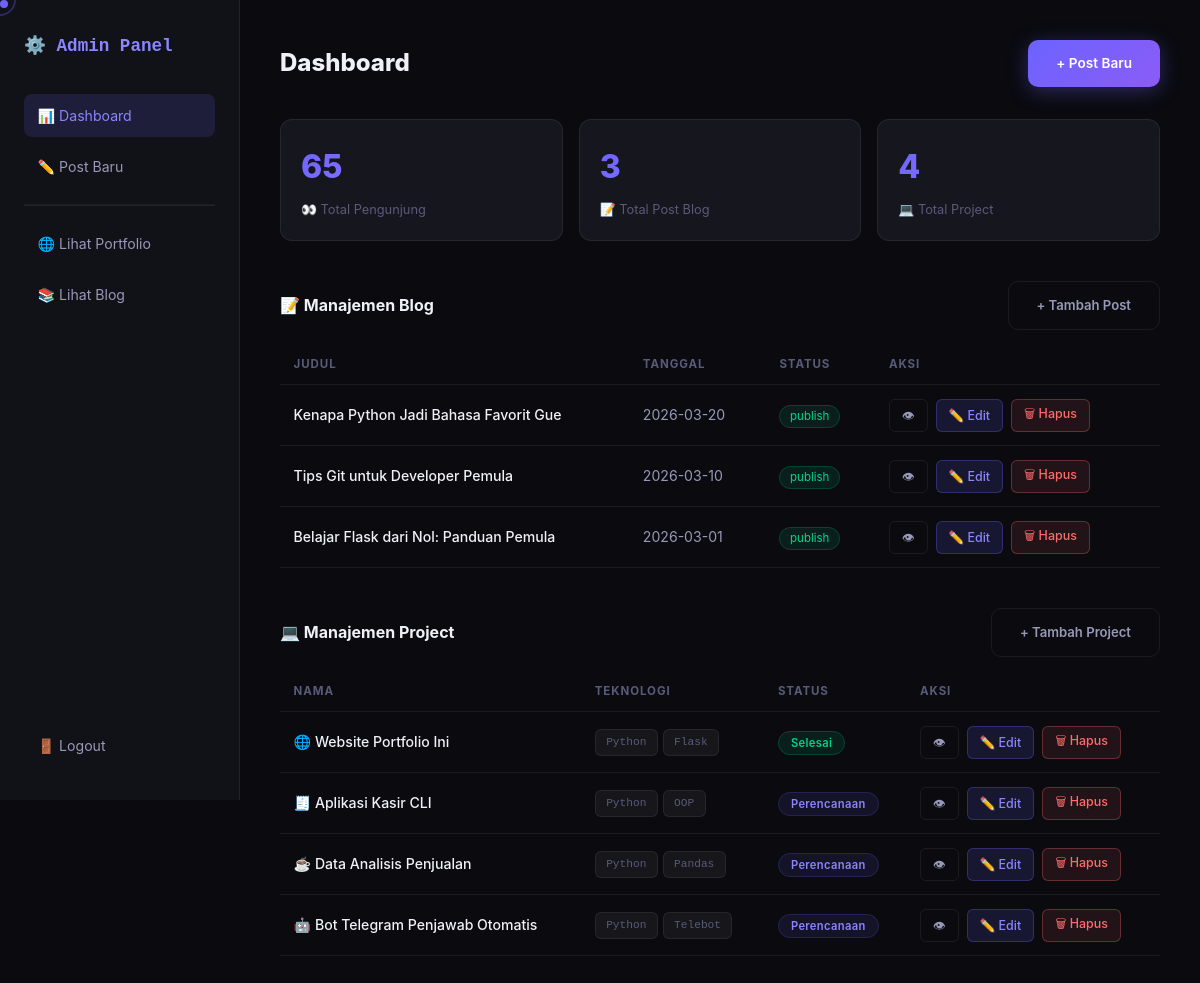
/admin (signed in), run on the app's committed database.
### tables this page shows
CREATE TABLE blog_posts (
            id      INTEGER PRIMARY KEY AUTOINCREMENT,
            judul   TEXT NOT NULL,
            slug    TEXT UNIQUE NOT NULL,
            konten  TEXT NOT NULL,
            excerpt TEXT,
            tags    TEXT,
            tanggal TEXT,
            status  TEXT DEFAULT 'publish'
        );

CREATE TABLE projects (
            id        INTEGER PRIMARY KEY AUTOINCREMENT,
            nama      TEXT NOT NULL,
            deskripsi TEXT,
            detail    TEXT,
            teknologi TEXT,
            icon      TEXT DEFAULT '🔧',
            github    TEXT DEFAULT '#',
            demo      TEXT DEFAULT '#',
            status    TEXT DEFAULT 'Perencanaan'
        );

### app.py (the view)
@app.route('/admin')
@admin_required
def admin_dashboard():
    posts    = get_all_posts(only_published=False)
    visitors = get_visitor_count()
    projects = get_all_projects()
    return render_template(
        'admin.html',
        posts=posts,
        projects=projects,
        visitors=visitors,
        profile=profile
    )

### app.py (called while the page is built)
@app.before_request
def track_visitor():
    skip = (
        request.path.startswith('/static') or
        request.path.startswith('/admin') or
        request.path.startswith('/api') or
        request.path.startswith('/favicon')
    )
    if not skip:
        log_visitor(request.remote_addr, request.path)

def admin_required(f):
    from functools import wraps
    @wraps(f)
    def decorated(*args, **kwargs):
        if not session.get('admin_logged_in'):
            return redirect(url_for('admin_login'))
        return f(*args, **kwargs)
    return decorated

### database.py (called while the page is built)
def get_db():
    conn = sqlite3.connect(DB_PATH)
    conn.row_factory = sqlite3.Row
    return conn

def get_visitor_count():
    conn = get_db()
    count = conn.execute('SELECT COUNT(*) FROM visitors').fetchone()[0]
    conn.close()
    return count

def get_all_posts(only_published=True):
    conn = get_db()
    if only_published:
        rows = conn.execute(
            'SELECT * FROM blog_posts WHERE status=? ORDER BY tanggal DESC',
            ('publish',)
        ).fetchall()
    else:
        rows = conn.execute(
            'SELECT * FROM blog_posts ORDER BY tanggal DESC'
        ).fetchall()
    conn.close()
    return [dict(r) for r in rows]

def get_all_projects():
    conn = get_db()
    rows = conn.execute('SELECT * FROM projects ORDER BY id DESC').fetchall()
    conn.close()
    return [dict(r) for r in rows]

### templates/admin.html (shortened to what this page needs)
<!DOCTYPE html>
<html lang="id">
<head>
    <link rel="stylesheet" href="{{ url_for('static', filename='style.css') }}">
</head>
<body>
    <div class="admin-layout">
        <nav class="admin-sidebar">
            <div class="admin-brand">⚙️ Admin Panel</div>
            <a href="{{ url_for('admin_dashboard') }}" class="admin-nav-item active">📊 Dashboard</a>
            <a href="{{ url_for('admin_new_post') }}" class="admin-nav-item">✏️ Post Baru</a>
            <hr style="border-color:var(--border); margin: 0.5rem 0;">
            <a href="{{ url_for('home') }}" class="admin-nav-item">🌐 Lihat Portfolio</a>
            <a href="{{ url_for('blog') }}" class="admin-nav-item">📚 Lihat Blog</a>
            <a href="{{ url_for('admin_logout') }}" class="admin-nav-item" style="margin-top:auto;">🚪 Logout</a>
        </nav>
        <main class="admin-main">
            <div class="admin-header">
                <h1 class="admin-title">Dashboard</h1>
                <a href="{{ url_for('admin_new_post') }}" class="btn btn-primary" style="font-size:0.85rem;">+ Post
                    Baru</a>
            </div>
            <div class="admin-stats">
                <div class="stat-card">
                    <div class="stat-card-num">{{ visitors }}</div>
                    <div class="stat-card-label">👀 Total Pengunjung</div>
                </div>
                <div class="stat-card">
                    <div class="stat-card-num">{{ posts | length }}</div>
                    <div class="stat-card-label">📝 Total Post Blog</div>
                </div>
                <div class="stat-card">
                    <div class="stat-card-num">{{ projects | length }}</div>
                    <div class="stat-card-label">💻 Total Project</div>
                </div>
            </div>
            <div class="admin-section">
                <div class="admin-section-header">
                    <h2 class="admin-section-title">📝 Manajemen Blog</h2>
                    <a href="{{ url_for('admin_new_post') }}" class="btn btn-secondary" style="font-size:0.82rem;">+
                        Tambah Post</a>
                </div>
                <table class="admin-table">
                    <thead>
                        <tr>
                            <th>Judul</th>
                            <th>Tanggal</th>
                            <th>Status</th>
                            <th>Aksi</th>
                        </tr>
                    </thead>
                    <tbody>
                        {% for post in posts %}
                        <tr>
                            <td class="td-title">{{ post.judul }}</td>
                            <td>{{ post.tanggal }}</td>
                            <td>
                                <span class="admin-status admin-status-{{ post.status }}">
                                    {{ post.status }}
                                </span>
                            </td>
                            <td>
                                <div class="admin-actions">
                                    <a href="{{ url_for('blog_post', slug=post.slug) }}" class="admin-btn"
                                        target="_blank">👁</a>
                                    <a href="{{ url_for('admin_edit_post', pid=post.id) }}"
                                        class="admin-btn admin-btn-edit">✏️ Edit</a>
                                    <form method="POST" action="{{ url_for('admin_delete_post', pid=post.id) }}"
                                        onsubmit="return confirm('Hapus post ini?');" style="display:inline;">
                                        <button type="submit" class="admin-btn admin-btn-del">🗑 Hapus</button>
                                    </form>
                                </div>
                            </td>
                        </tr>
                        {% endfor %}
                    </tbody>
                </table>
            </div>
            <div class="admin-section">
                <div class="admin-section-header">
                    <h2 class="admin-section-title">💻 Manajemen Project</h2>
                    <a href="{{ url_for('admin_new_project') }}" class="btn btn-secondary" style="font-size:0.82rem;">+
                        Tambah Project</a>
                </div>
                <table class="admin-table">
                    <thead>
                        <tr>
                            <th>Nama</th>
                            <th>Teknologi</th>
                            <th>Status</th>
                            <th>Aksi</th>
                        </tr>
                    </thead>
                    <tbody>
                        {% for p in projects %}
                        <tr>
                            <td class="td-title">{{ p.icon }} {{ p.nama }}</td>
                            <td>
                                <div style="display:flex;gap:0.3rem;flex-wrap:wrap;">
                                    {% for t in p.teknologi.split(',') %}
                                    <span class="tag" style="font-size:0.7rem;">{{t.strip()}}</span>
                                    {% endfor %}
                                </div>
                            </td>
                            <td>
                                <span class="card-status status-{{ p.status | replace(' ', '-') | lower }}"
                                    style="font-size:0.7rem;">{{ p.status }}</span>
                            </td>
                            <td>
                                <div class="admin-actions">
                                    <a href="{{ url_for('project_detail', pid=p.id) }}" class="admin-btn"
                                        target="_blank">👁</a>
                                    <a href="{{ url_for('admin_edit_project', pid=p.id) }}"
                                        class="admin-btn admin-btn-edit">✏️ Edit</a>
                                    <form method="POST" action="{{ url_for('admin_delete_project', pid=p.id) }}"
                                        onsubmit="return confirm('Hapus project ini?');" style="display:inline;">
                                        <button type="submit" class="admin-btn admin-btn-del">🗑 Hapus</button>
                                    </form>
                                </div>
                            </td>
                        </tr>
                        {% endfor %}
                    </tbody>
                </table>
            </div>
        </main>
    </div>
</body>
</html>

### static/style.css (style rules this page uses)
:root { --bg-primary: #0a0a0f; --bg-secondary: #111118; --bg-card: #16161f; --bg-card-hover: #1e1e2a; --border: rgba(255, 255, 255, 0.07); --border-hover: rgba(108, 99, 255, 0.4); --text-primary: #f0f0f8; --text-secondary: #9898b8; --text-muted: #5a5a7a; --accent: #6c63ff; --accent-light: #8b85ff; --accent-dim: rgba(108, 99, 255, 0.15); --accent-glow: rgba(108, 99, 255, 0.3); --green: #00d48a; --yellow: #ffd166; --red: #ff6b6b; --font-main: -apple-system, BlinkMacSystemFont, 'Segoe UI', Roboto, Oxygen, Ubuntu, sans-serif; --font-code: 'Cascadia Code', 'Consolas', 'Courier New', monospace; --radius: 12px; --radius-lg: 20px; --shadow: 0 4px 24px rgba(0, 0, 0, 0.4); --shadow-accent: 0 8px 32px rgba(108, 99, 255, 0.25); --transition: 0.3s cubic-bezier(0.4, 0, 0.2, 1); }
*, *::before, *::after { box-sizing: border-box; margin: 0; padding: 0; }
html { scroll-behavior: smooth; font-size: 16px; }
body { font-family: var(--font-main); background-color: var(--bg-primary); color: var(--text-primary); line-height: 1.7; overflow-x: hidden; -webkit-font-smoothing: antialiased; }
a { color: inherit; text-decoration: none; }
button { cursor: pointer; border: none; background: none; font-family: inherit; }
.btn { display: inline-flex; align-items: center; gap: 0.5rem; padding: 0.75rem 1.75rem; border-radius: 10px; font-weight: 600; font-size: 0.95rem; transition: all var(--transition); cursor: pointer; border: none; }
.btn-primary { background: linear-gradient(135deg, var(--accent), #8b5cf6); color: white; box-shadow: 0 4px 20px rgba(108, 99, 255, 0.35); }
.btn-secondary { background: transparent; color: var(--text-secondary); border: 1px solid var(--border); }
.card-status { font-size: 0.7rem; font-weight: 600; padding: 0.25rem 0.75rem; border-radius: 100px; letter-spacing: 0.03em; }
.status-selesai { background: rgba(0, 212, 138, 0.1); color: var(--green); border: 1px solid rgba(0, 212, 138, 0.2); }
.status-perencanaan { background: rgba(108, 99, 255, 0.1); color: var(--accent-light); border: 1px solid rgba(108, 99, 255, 0.2); }
.tag { padding: 0.2rem 0.65rem; background: rgba(255, 255, 255, 0.05); border: 1px solid var(--border); border-radius: 6px; font-size: 0.73rem; font-family: var(--font-code); color: var(--text-muted); }

### data on the page
blog_posts: judul "Kenapa Python Jadi Bahasa Favorit Gue", tanggal "2026-03-20", status "publish"
blog_posts: judul "Tips Git untuk Developer Pemula", tanggal "2026-03-10", status "publish"
blog_posts: judul "Belajar Flask dari Nol: Panduan Pemula", tanggal "2026-03-01", status "publish"
projects: icon "🌐", nama "Website Portfolio Ini", strip "Python" "Flask", status "Selesai"
projects: icon "🧾", nama "Aplikasi Kasir CLI", strip "Python" "OOP", status "Perencanaan"
projects: icon "☕", nama "Data Analisis Penjualan", strip "Python" "Pandas", status "Perencanaan"
projects: icon "🤖", nama "Bot Telegram Penjawab Otomatis", strip "Python" "Telebot", status "Perencanaan"

### other printed values
{{ visitors }} "65"
{{ posts | length }} "3"
{{ projects | length }} "4"
